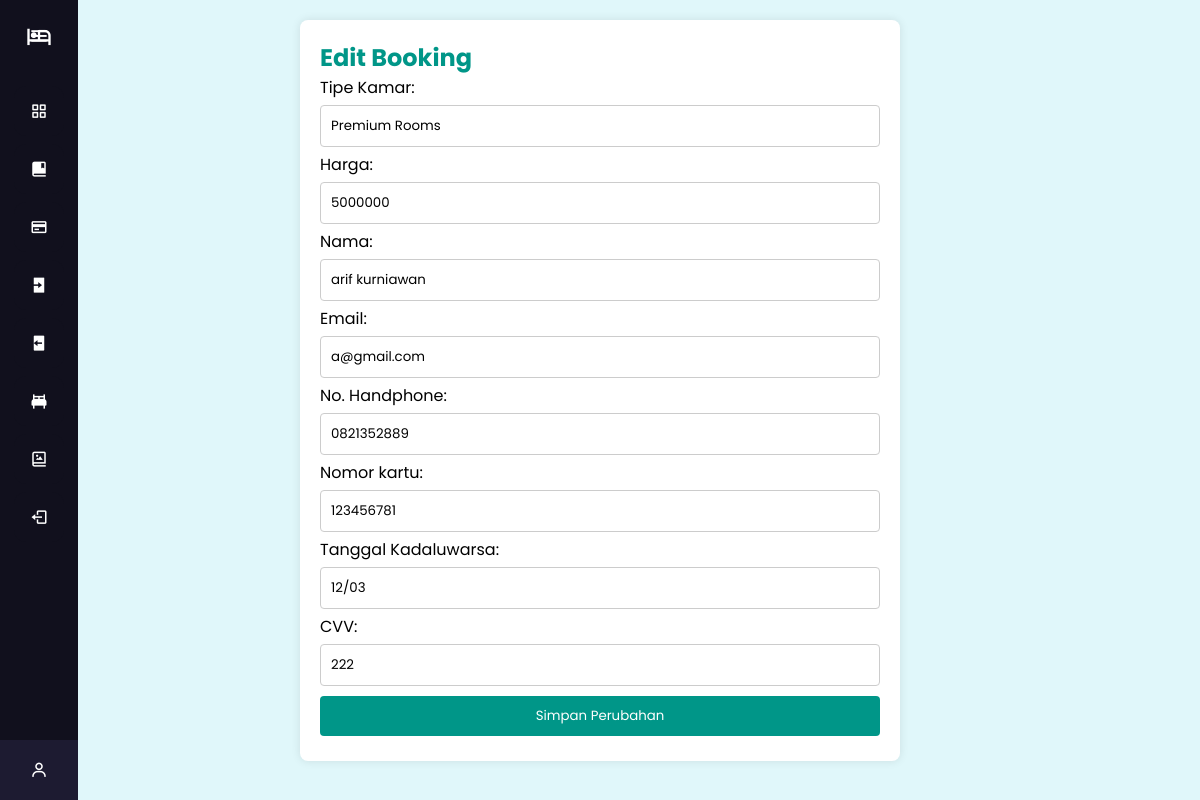
The page /admin/edit_booking.php?edit_id=44 (signed in) on the database its author committed.
### tables this page shows
CREATE TABLE `bookings` (
  `id` int(11) NOT NULL,
  `category` varchar(111) NOT NULL,
  `price` int(11) NOT NULL,
  `nama_users` varchar(111) NOT NULL,
  `email_users` varchar(113) NOT NULL,
  `no_kartus` varchar(15) NOT NULL,
  `no_atm` int(244) NOT NULL,
  `cvv` int(22) NOT NULL,
  `tanggal_kdl` varchar(233) NOT NULL
);

### admin/edit_booking.php (the view, shortened to what this page needs)
<?php
require 'header.php';
require 'footer.php';
$servername = "localhost";
$username = "root";
$password = "";
$dbname = "hotel";
$conn = new mysqli($servername, $username, $password, $dbname);
if ($_SERVER["REQUEST_METHOD"] == "GET" && isset($_GET['edit_id'])) {
    $edit_id = $_GET['edit_id'];
    $stmt = $conn->prepare("SELECT id, category, price, nama_users, email_users, no_kartus, no_atm, tanggal_kdl, cvv FROM bookings WHERE id = ?");
    $stmt->bind_param("i", $edit_id);
    $stmt->execute();
    $result = $stmt->get_result();
    if ($result->num_rows == 1) {
        $row = $result->fetch_assoc();
?>
<!DOCTYPE html>
<html lang="id">
<head>
</head>
<body>
    <div class="main-content">
        <h2>Edit Booking</h2>
        <form method="POST" action="update_booking.php">
            Tipe Kamar: <input type="text" name="category" value="<?php echo $row['category']; ?>"><br>
            Harga: <input type="text" name="price" value="<?php echo $row['price']; ?>"><br>
            Nama: <input type="text" name="nama_users" value="<?php echo $row['nama_users']; ?>"><br>
            Email: <input type="text" name="email_users" value="<?php echo $row['email_users']; ?>"><br>
            No. Handphone: <input type="text" name="no_kartus" value="<?php echo $row['no_kartus']; ?>"><br>
            Nomor kartu: <input type="text" name="no_atm" value="<?php echo $row['no_atm']; ?>"><br>
            Tanggal Kadaluwarsa: <input type="text" name="tanggal_kdl" value="<?php echo $row['tanggal_kdl']; ?>"><br>
            CVV: <input type="text" name="cvv" value="<?php echo $row['cvv']; ?>"><br>
            <button type="submit">Simpan Perubahan</button>
        </form>
    </div>
</body>
</html>
<?php
    } else {
        echo "Data booking tidak ditemukan.";
    }
} else {
    echo "Permintaan tidak valid.";
}
?>

### admin/css/style.css (style rules this page uses)
* { margin: 0; padding: 0; box-sizing: border-box; font-family: "Poppins" , sans-serif; }

### admin/edit_booking.php (style rules this page uses)
body { background-color: #e0f7fa; font-family: Arial, sans-serif; padding: 20px; }
.main-content { max-width: 600px; margin: auto; background-color: #fff; padding: 20px; border-radius: 8px; box-shadow: 0 0 10px rgba(0,0,0,0.1); }
h2 { color: #009688; }
input[type="text"], button { width: 100%; padding: 10px; margin: 5px 0; box-sizing: border-box; border: 1px solid #ccc; border-radius: 4px; }
button { background-color: #009688; color: #fff; border: none; cursor: pointer; }

### rows shown on the page
bookings: category "Premium Rooms", price "5000000", nama_users "arif kurniawan", email_users "a@gmail.com", no_kartus "0821352889", no_atm "123456781", tanggal_kdl "12/03", cvv "222"
